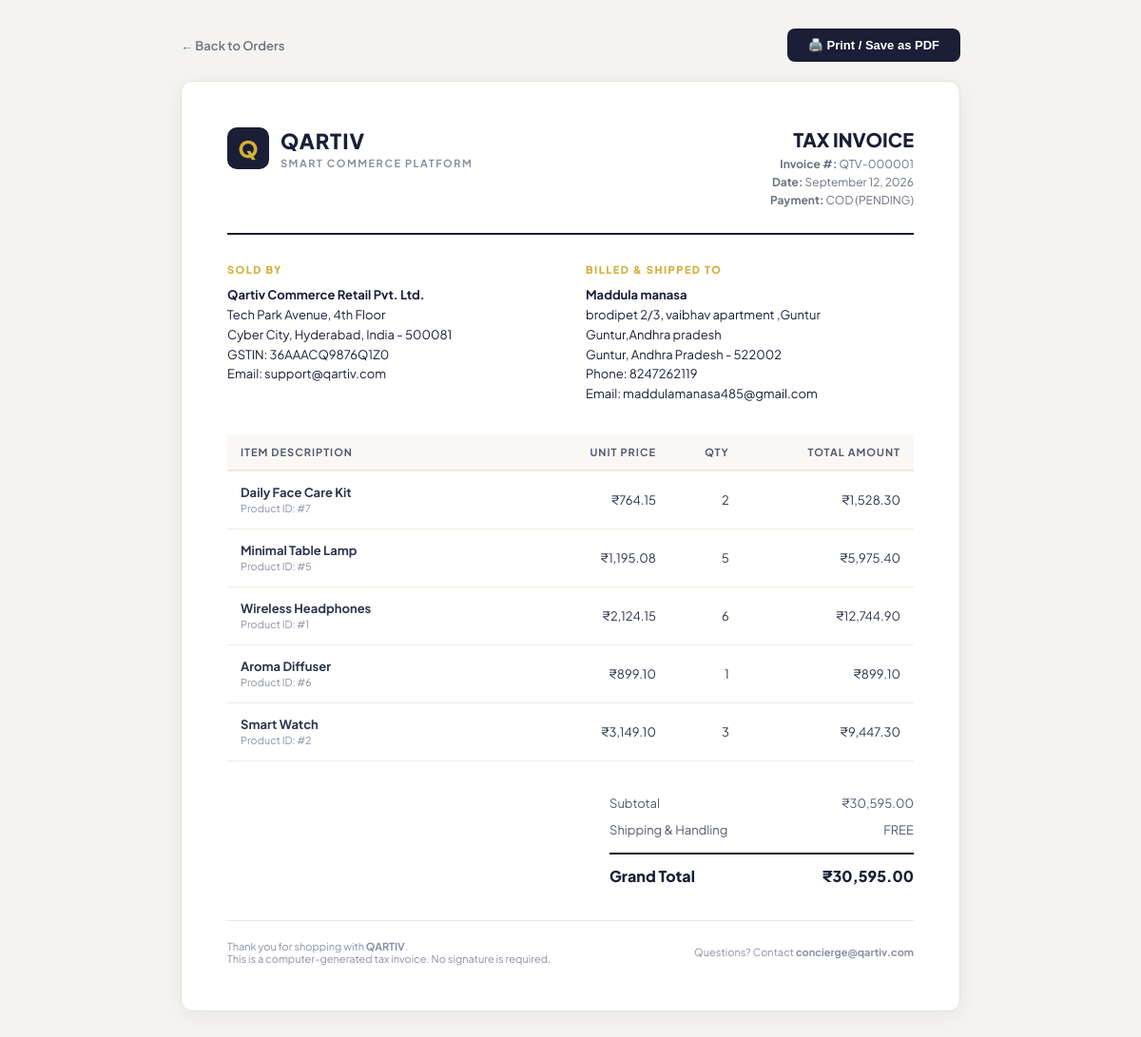
Screenshot of /customer/invoice.php?id=1 (signed in) with the database file from the repository.
### tables this page shows
CREATE TABLE `orders` (
  `id` int NOT NULL AUTO_INCREMENT,
  `user_id` int NOT NULL,
  `address_id` int NOT NULL,
  `total_amount` decimal(10,2) NOT NULL,
  `payment_method` varchar(50) DEFAULT 'COD',
  `payment_status` enum('pending','paid','failed') DEFAULT 'pending',
  `order_status` enum('placed','confirmed','shipped','delivered','cancelled') DEFAULT 'placed',
  `created_at` timestamp NULL DEFAULT CURRENT_TIMESTAMP,
  PRIMARY KEY (`id`),
  KEY `user_id` (`user_id`),
  KEY `address_id` (`address_id`)
);

CREATE TABLE `addresses` (
  `id` int NOT NULL AUTO_INCREMENT,
  `user_id` int NOT NULL,
  `full_name` varchar(100) NOT NULL,
  `phone` varchar(20) NOT NULL,
  `address` text NOT NULL,
  `city` varchar(100) NOT NULL,
  `state` varchar(100) NOT NULL,
  `pincode` varchar(10) NOT NULL,
  `created_at` timestamp NULL DEFAULT CURRENT_TIMESTAMP,
  PRIMARY KEY (`id`),
  KEY `user_id` (`user_id`)
);

CREATE TABLE `users` (
  `id` int NOT NULL AUTO_INCREMENT,
  `name` varchar(100) NOT NULL,
  `email` varchar(150) NOT NULL,
  `password` varchar(255) NOT NULL,
  `role` enum('customer','admin') DEFAULT 'customer',
  `status` enum('active','blocked') DEFAULT 'active',
  `created_at` timestamp NULL DEFAULT CURRENT_TIMESTAMP,
  PRIMARY KEY (`id`),
  UNIQUE KEY `email` (`email`)
);

CREATE TABLE `order_items` (
  `id` int NOT NULL AUTO_INCREMENT,
  `order_id` int NOT NULL,
  `product_id` int NOT NULL,
  `quantity` int NOT NULL,
  `price` decimal(10,2) NOT NULL,
  PRIMARY KEY (`id`),
  KEY `order_id` (`order_id`),
  KEY `product_id` (`product_id`)
);

CREATE TABLE `products` (
  `id` int NOT NULL AUTO_INCREMENT,
  `category_id` int NOT NULL,
  `name` varchar(150) NOT NULL,
  `description` text,
  `price` decimal(10,2) NOT NULL,
  `discount` decimal(5,2) DEFAULT '0.00',
  `stock` int DEFAULT '0',
  `image` varchar(255) DEFAULT NULL,
  `status` enum('active','inactive') DEFAULT 'active',
  `created_at` timestamp NULL DEFAULT CURRENT_TIMESTAMP,
  PRIMARY KEY (`id`),
  KEY `category_id` (`category_id`)
);

### customer/invoice.php (the view, shortened to what this page needs)
<?php
require_once "../config/db.php";
$userRole = $_SESSION["user_role"] ?? "";
$orderId = (int)($_GET["id"] ?? 0);
if ($userRole === "admin") {
    $stmt = $conn->prepare("
        SELECT o.*, u.name AS user_name, u.email AS user_email,
               a.full_name, a.phone, a.address, a.city, a.state, a.pincode
        FROM orders o
        INNER JOIN users u ON o.user_id = u.id
        LEFT JOIN addresses a ON o.address_id = a.id
        WHERE o.id = ?
        LIMIT 1
    ");
    $stmt->bind_param("i", $orderId);
}
$stmt->execute();
$order = $stmt->get_result()->fetch_assoc();
$itemStmt = $conn->prepare("
    SELECT oi.*, p.name AS product_name
    FROM order_items oi
    INNER JOIN products p ON oi.product_id = p.id
    WHERE oi.order_id = ?
");
$itemStmt->bind_param("i", $orderId);
$itemStmt->execute();
$itemsRes = $itemStmt->get_result();
$items = [];
$subtotal = 0;
while ($row = $itemsRes->fetch_assoc()) {
    $items[] = $row;
    $subtotal += ((float)$row['price'] * (int)$row['quantity']);
}
$shipping = $subtotal < 999 && $subtotal > 0 ? 79 : 0;
?>
<!DOCTYPE html>
<html lang="en">
<head>
</head>
<body>
<div class="no-print-bar no-print">
    <a href="orders.php" class="back-link">← Back to Orders</a>
    <button onclick="window.print()" class="print-btn">🖨️ Print / Save as PDF</button>
</div>
<div class="invoice-wrapper">
    <div class="invoice-header">
        <div class="invoice-brand">
            <div class="brand-badge">Q</div>
            <div class="brand-title">
                <h1>QARTIV</h1>
                <p>SMART COMMERCE PLATFORM</p>
            </div>
        </div>
        <div class="invoice-meta">
            <h2>TAX INVOICE</h2>
            <div class="meta-row"><strong>Invoice #:</strong> QTV-<?php echo str_pad($orderId, 6, "0", STR_PAD_LEFT); ?></div>
            <div class="meta-row"><strong>Date:</strong> <?php echo date('F j, Y', strtotime($order['created_at'])); ?></div>
            <div class="meta-row"><strong>Payment:</strong> <?php echo htmlspecialchars($order['payment_method']); ?> (<?php echo strtoupper($order['payment_status']); ?>)</div>
        </div>
    </div>
    <div class="invoice-parties">
        <div class="party-box">
            <h3>Sold By</h3>
            <strong>Qartiv Commerce Retail Pvt. Ltd.</strong><br>
            Tech Park Avenue, 4th Floor<br>
            Cyber City, Hyderabad, India - 500081<br>
            GSTIN: 36AAACQ9876Q1Z0<br>
            Email: support@qartiv.com
        </div>
        <div class="party-box">
            <h3>Billed & Shipped To</h3>
            <strong><?php echo htmlspecialchars($order['full_name']); ?></strong><br>
            <?php echo nl2br(htmlspecialchars($order['address'])); ?><br>
            <?php echo htmlspecialchars($order['city']); ?>, <?php echo htmlspecialchars($order['state']); ?> - <?php echo htmlspecialchars($order['pincode']); ?><br>
            Phone: <?php echo htmlspecialchars($order['phone']); ?><br>
            Email: <?php echo htmlspecialchars($order['user_email']); ?>
        </div>
    </div>
    <table class="invoice-table">
        <thead>
            <tr>
                <th style="width: 45%;">Item Description</th>
                <th class="text-right">Unit Price</th>
                <th class="text-right">Qty</th>
                <th class="text-right">Total Amount</th>
            </tr>
        </thead>
        <tbody>
            <?php foreach ($items as $it): ?>
                <tr>
                    <td>
                        <strong><?php echo htmlspecialchars($it['product_name']); ?></strong><br>
                        <small style="color:#8c90a4;">Product ID: #<?php echo (int)$it['product_id']; ?></small>
                    </td>
                    <td class="text-right">₹<?php echo number_format($it['price'], 2); ?></td>
                    <td class="text-right"><?php echo (int)$it['quantity']; ?></td>
                    <td class="text-right">₹<?php echo number_format($it['price'] * $it['quantity'], 2); ?></td>
                </tr>
            <?php endforeach; ?>
        </tbody>
    </table>
    <div class="invoice-totals">
        <div class="total-row">
            <span>Subtotal</span>
            <span>₹<?php echo number_format($subtotal, 2); ?></span>
        </div>
        <div class="total-row">
            <span>Shipping & Handling</span>
            <span><?php echo $shipping == 0 ? "FREE" : "₹" . number_format($shipping, 2); ?></span>
        </div>
        <div class="total-row grand">
            <span>Grand Total</span>
            <span>₹<?php echo number_format($order['total_amount'], 2); ?></span>
        </div>
    </div>
    <div class="invoice-footer">
        <div>
            Thank you for shopping with <strong>QARTIV</strong>.<br>
            This is a computer-generated tax invoice. No signature is required.
        </div>
        <div>
            Questions? Contact <strong>concierge@qartiv.com</strong>
        </div>
    </div>
</div>
</body>
</html>

### customer/invoice.php (style rules this page uses)
* { box-sizing: border-box; }
body { font-family: 'Plus Jakarta Sans', Arial, sans-serif; background: #f4f3ef; color: #1a1e36; margin: 0; padding: 30px 15px; }
.invoice-wrapper { max-width: 820px; margin: 0 auto; background: #ffffff; padding: 48px; border-radius: 12px; box-shadow: 0 4px 20px rgba(0,0,0,0.06); border: 1px solid #e5e2da; }
.no-print-bar { max-width: 820px; margin: 0 auto 20px; display: flex; justify-content: space-between; align-items: center; }
.print-btn { background: #1a1e36; color: #ffffff; border: none; padding: 10px 22px; border-radius: 8px; font-weight: 700; cursor: pointer; font-size: 13px; display: inline-flex; align-items: center; gap: 8px; }
.back-link { color: #6b7280; text-decoration: none; font-size: 13px; font-weight: 600; }
.invoice-header { display: flex; justify-content: space-between; align-items: flex-start; border-bottom: 2px solid #1a1e36; padding-bottom: 24px; margin-bottom: 28px; }
.invoice-brand { display: flex; align-items: center; gap: 12px; }
.brand-badge { width: 44px; height: 44px; background: #1a1e36; color: #d4af37; border-radius: 10px; display: flex; align-items: center; justify-content: center; font-size: 24px; font-weight: 900; }
.brand-title h1 { margin: 0; font-size: 22px; font-weight: 900; letter-spacing: 1px; color: #1a1e36; }
.brand-title p { margin: 3px 0 0; font-size: 11px; color: #8c90a4; letter-spacing: 1.5px; font-weight: 700; }
.invoice-meta { text-align: right; }
.invoice-meta h2 { margin: 0 0 4px; font-size: 20px; color: #1a1e36; font-weight: 850; }
.meta-row { font-size: 12px; color: #6b7280; line-height: 1.6; }
.invoice-parties { display: grid; grid-template-columns: 1fr 1fr; gap: 32px; margin-bottom: 32px; font-size: 13px; line-height: 1.6; }
.party-box h3 { font-size: 11px; letter-spacing: 1.5px; text-transform: uppercase; color: #d4af37; font-weight: 800; margin: 0 0 8px; }
.invoice-table { width: 100%; border-collapse: collapse; margin-bottom: 30px; }
.invoice-table th { background: #faf8f5; padding: 12px 14px; font-size: 11px; letter-spacing: 1px; text-transform: uppercase; color: #555a6d; border-bottom: 2px solid #ede8de; text-align: left; }
.invoice-table td { padding: 14px; font-size: 13px; border-bottom: 1px solid #f1ece4; color: #2e344d; }
.invoice-table th.text-right, .invoice-table td.text-right { text-align: right; }
.invoice-totals { margin-left: auto; width: 320px; margin-bottom: 30px; }
.total-row { display: flex; justify-content: space-between; padding: 6px 0; font-size: 13px; color: #555a6d; }
.total-row.grand { border-top: 2px solid #1a1e36; margin-top: 10px; padding-top: 12px; font-size: 16px; font-weight: 850; color: #1a1e36; }
.invoice-footer { border-top: 1px solid #ede8de; padding-top: 20px; display: flex; justify-content: space-between; align-items: center; font-size: 11px; color: #8c90a4; }

### rows the page displays
orders: created_at "September 12, 2026", payment_method "COD", payment_status "PENDING", address.full_name "Maddula manasa", address.address "brodipet 2/3, vaibhav apartment ,Guntur Guntur,Andhra pradesh", address.city "Guntur", address.state "Andhra Pradesh", address.pincode "522002", address.phone "8247262119", user.email "maddulamanasa485@gmail.com", total_amount "30,595.00"
order_items: product.name "Daily Face Care Kit", product "7", price "764.15", quantity "2", $it['price'] * $it['quantity'] "1,528.30"
order_items: product.name "Minimal Table Lamp", product "5", price "1,195.08", quantity "5", $it['price'] * $it['quantity'] "5,975.40"
order_items: product.name "Wireless Headphones", product "1", price "2,124.15", quantity "6", $it['price'] * $it['quantity'] "12,744.90"
order_items: product.name "Aroma Diffuser", product "6", price "899.10", quantity "1", $it['price']*$it['quantity'] "899.10"
order_items: product.name "Smart Watch", product "2", price "3,149.10", quantity "3", $it['price'] * $it['quantity'] "9,447.30"

### other values shown
str_pad($orderId, 6, "0", STR_PAD_LEFT) "000001"
$subtotal "30,595.00"
